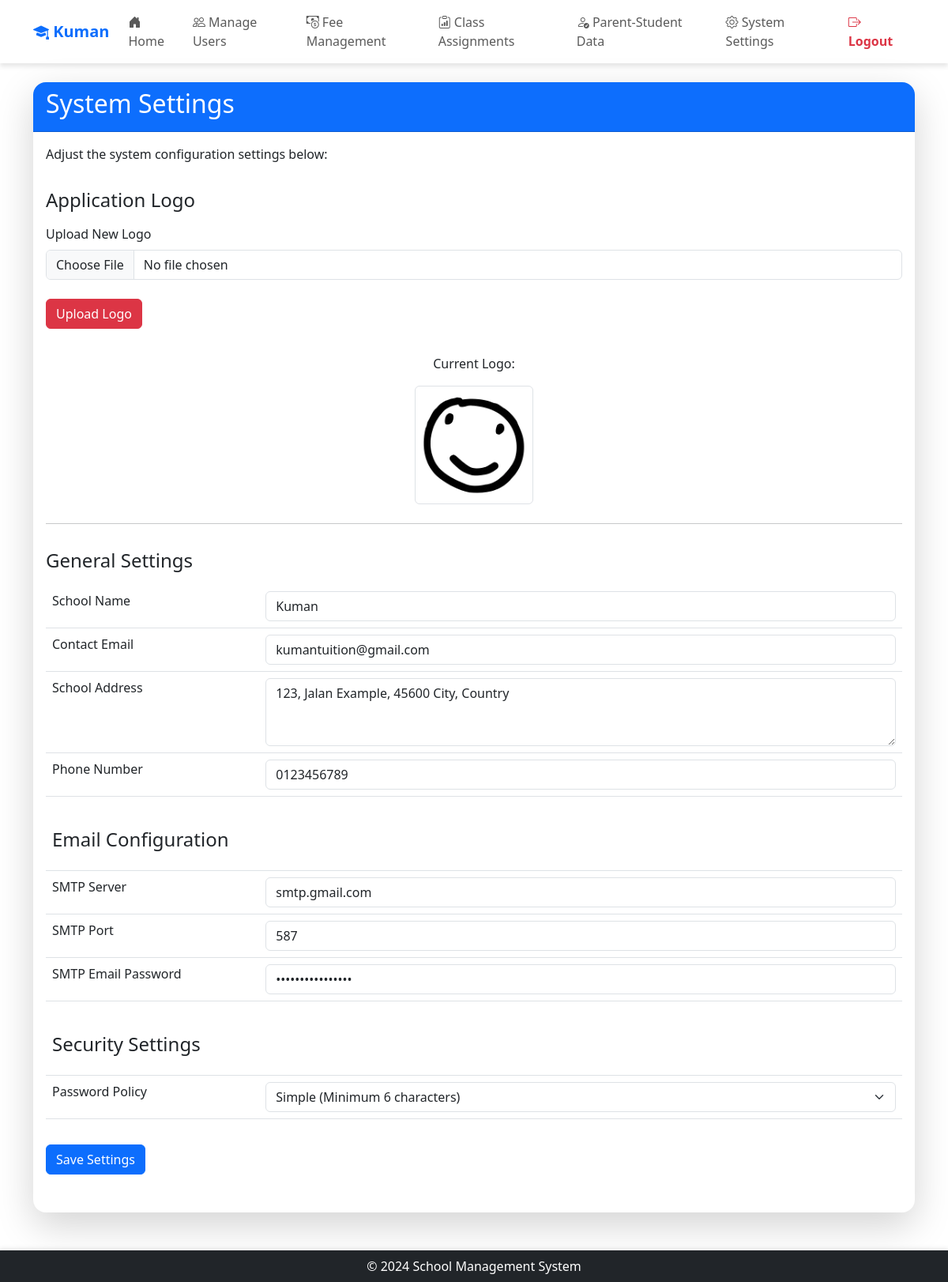
/admin/system-settings (signed in), run on the app's committed database.
### app/models/models.py (models this page shows)
class Settings(db.Model):
    __tablename__ = 'Settings'
    setting_key = db.Column('SettingKey', db.String, primary_key=True)
    setting_value = db.Column('SettingValue', db.String, nullable=False)
    description = db.Column('Description', db.String, nullable=False)
    category = db.Column('Category', db.String, nullable=False)

### app/routes/admin/settings.py (the view)
@admin.route('/system-settings', methods=['GET', 'POST'])
@login_required
@role_required('1')
def system_settings():
    settings = {
        setting.setting_key: setting.setting_value for setting in Settings.query.all()}
    return render_template('admin/system_settings.html', settings=settings, app_name=app_name())

### app/__init__.py (called while the page is built)
@login_manager.user_loader
def load_user(user_id):
    from .models.models import User
    return User.query.get(user_id)

### app/routes/routes.py (called while the page is built)
def app_name():
    app_name = "School Management System"
    with current_app.app_context():
        setting = Settings.query.filter_by(setting_key='school_name').first()
        if setting and setting.setting_value:
            app_name = setting.setting_value
    return app_name

def role_required(*roles):
    def decorator(f):
        @wraps(f)
        def decorated_function(*args, **kwargs):
            if not current_user.is_authenticated or current_user.role_id not in roles:
                abort(403)  # Forbidden access if role does not match
            return f(*args, **kwargs)
        return decorated_function
    return decorator

### app/templates/admin/system_settings.html (shortened to what this page needs)
{% extends "share/dashboard.html" %}
{% block card_title %}System Settings{% endblock %}
{% block card_content %}
<p>Adjust the system configuration settings below:</p>
<h4>Application Logo</h4>
<form action="{{ url_for('admin.update_logo') }}" method="post" enctype="multipart/form-data">
    <div class="mb-3">
        <label for="app_logo" class="form-label">Upload New Logo</label>
        <input type="file" class="form-control" id="app_logo" name="app_logo" accept="image/*" required>
    </div>
    <button type="submit" class="btn btn-danger mt-2">Upload Logo</button>
</form>
<div class="text-center mt-3">
    <p>Current Logo:</p>
    <img src="{{ url_for('static', filename='logo.png') }}" alt="Current Logo" class="img-thumbnail" width="150">
</div>
<hr class="my-4">
<h4>General Settings</h4>
<form action="{{ url_for('admin.update_settings') }}" method="post">
    <table class="table">
        <tr>
            <td><label for="school_name" class="form-label">School Name</label></td>
            <td><input type="text" class="form-control" id="school_name" name="school_name" value="{{ settings['school_name'] }}" required></td>
        </tr>
        <tr>
            <td><label for="contact_email" class="form-label">Contact Email</label></td>
            <td><input type="email" class="form-control" id="contact_email" name="contact_email" value="{{ settings['contact_email'] }}" required></td>
        </tr>
        <tr>
            <td><label for="address" class="form-label">School Address</label></td>
            <td><textarea class="form-control" id="address" name="address" rows="3" required>{{ settings['address'] }}</textarea></td>
        </tr>
        <tr>
            <td><label for="contact_number" class="form-label">Phone Number</label></td>
            <td>
                <input type="tel" class="form-control" id="contact_number" name="contact_number"
                       value="{{ settings['contact_number'] }}" pattern="^\+?[0-9]{1,15}$"
                       placeholder="e.g., +1234567890" required>
            </td>
        </tr>
        <tr><th colspan="2"><h4>Email Configuration</h4></th></tr>
        <tr>
            <td><label for="smtp_server" class="form-label">SMTP Server</label></td>
            <td><input type="text" class="form-control" id="smtp_server" name="smtp_server" value="{{ settings['smtp_server'] }}" required></td>
        </tr>
        <tr>
            <td><label for="smtp_port" class="form-label">SMTP Port</label></td>
            <td><input type="number" class="form-control" id="smtp_port" name="smtp_port" value="{{ settings['smtp_port'] }}" min="1" required></td>
        </tr>
        <tr>
            <td><label for="smtp_email_password" class="form-label">SMTP Email Password</label></td>
            <td><input type="password" class="form-control" id="smtp_email_password" name="smtp_email_password" value="{{ settings['smtp_email_password'] }}" required></td>
        </tr>
        <tr><th colspan="2"><h4>Security Settings</h4></th></tr>
        <tr>
            <td><label for="password_policy" class="form-label">Password Policy</label></td>
            <td>
                <select class="form-select" id="password_policy" name="password_policy" required>
                    <option value="simple" {% if settings['password_policy'] == 'simple' %}selected{% endif %}>Simple (Minimum 6 characters)</option>
                </select>
            </td>
        </tr>
    </table>
    <button type="submit" class="btn btn-primary mt-3">Save Settings</button>
</form>
{% endblock %}

### app/templates/share/dashboard.html (shortened to what this page needs)
<!DOCTYPE html>
<html lang="en">
  <head>
    <link href="https://cdn.jsdelivr.net/npm/bootstrap@5.3.0-alpha1/dist/css/bootstrap.min.css" rel="stylesheet" />
    <link href="https://cdn.jsdelivr.net/npm/bootstrap-icons/font/bootstrap-icons.css" rel="stylesheet" />
  </head>
  <body>
    <header class="navbar navbar-expand-lg navbar-light">
      <div class="container">
        <a class="navbar-brand text-primary fw-bold"
          href="{% if current_user.role_id == '1' %}
                    {{ url_for('admin.dashboard') }}
                {% elif current_user.role_id == '2' %}
                    {{ url_for('teacher.dashboard') }}
                {% elif current_user.role_id == '3' %}
                    {{ url_for('parent.dashboard') }}
                {% elif current_user.role_id == '4' %}
                    {{ url_for('accountant.dashboard') }}
                {% else %}
                    {{ url_for('views.home') }}
                {% endif %}">
          <i class="bi bi-mortarboard-fill"></i> {{ app_name }}
        </a>
        <div class="collapse navbar-collapse" id="navbarNav">
          <ul class="navbar-nav me-auto">
            <li class="nav-item">
              <a class="nav-link"
                 href="{% if current_user.role_id == '1' %}
                          {{ url_for('admin.dashboard') }}
                       {% elif current_user.role_id == '2' %}
                          {{ url_for('teacher.dashboard') }}
                       {% elif current_user.role_id == '3' %}
                          {{ url_for('parent.dashboard') }}
                       {% elif current_user.role_id == '4' %}
                          {{ url_for('accountant.dashboard') }}
                       {% else %}
                          {{ url_for('views.home') }}
                       {% endif %}">
                <i class="bi bi-house-door-fill"></i> Home
              </a>
            </li>
            {% if current_user.role_id == '1' %}
              <li class="nav-item">
                <a class="nav-link" href="{{ url_for('admin.manage_users') }}">
                  <i class="bi bi-people"></i> Manage Users
                </a>
              </li>
              <li class="nav-item">
                <a class="nav-link" href="{{ url_for('admin.fee_management') }}">
                  <i class="bi bi-cash-coin"></i> Fee Management
                </a>
              </li>
              <li class="nav-item">
                <a class="nav-link" href="{{ url_for('admin.class_assignments') }}">
                  <i class="bi bi-clipboard-data"></i> Class Assignments
                </a>
              </li>
              <li class="nav-item">
                <a class="nav-link" href="{{ url_for('admin.parent_student') }}">
                  <i class="bi bi-person-check"></i> Parent-Student Data
                </a>
              </li>
              <li class="nav-item">
                <a class="nav-link" href="{{ url_for('admin.system_settings') }}">
                  <i class="bi bi-gear"></i> System Settings
                </a>
              </li>
            {% endif %}
          </ul>
          <ul class="navbar-nav ms-auto">
            <li class="nav-item">
              <a class="nav-link text-danger fw-bold" href="{{ url_for('auth.logout') }}">
                <i class="bi bi-box-arrow-right"></i> Logout
              </a>
            </li>
          </ul>
        </div>
      </div>
    </header>
    <main class="container mt-4">
      <div class="card border-0 shadow-lg rounded-4">
        <div class="card-header text-white bg-primary rounded-top-4">
          <h2>{% block card_title %} {% endblock %}</h2>
        </div>
        <div class="card-body">
          {% block card_content %} {% endblock %}
        </div>
      </div>
    </main>
    <footer class="bg-dark text-white py-2 mt-5 text-center sticky-footer">
      <div class="container">
        <p class="m-0">&copy; 2024 School Management System</p>
      </div>
    </footer>
  </body>
</html>

### app/templates/share/dashboard.html (style rules this page uses)
html, body { height: 100%; }
body { display: flex; flex-direction: column; min-height: 100vh; }
main { flex: 1; }
.navbar { background: rgba(255, 255, 255, 0.9); box-shadow: 0 4px 6px rgba(0, 0, 0, 0.1); }
.navbar-nav .nav-link { font-weight: 500; transition: 0.3s; }
.sticky-footer { position: sticky; bottom: 0; width: 100%; box-shadow: 0 -2px 6px rgba(0, 0, 0, 0.1); }

### app/templates/admin/system_settings.html (style rules this page uses)
h4 { margin-top: 2rem; margin-bottom: 1rem; }
form { margin-bottom: 2rem; }
hr { margin: 2rem 0; }
table { margin-bottom: 2rem; }

### data on the page
Settings: SettingValue "Kuman", school_name "Kuman"
Settings: contact_email "kumantuition@gmail.com"
Settings: address "123, Jalan Example, 45600 City, Country"
Settings: contact_number "0123456789"
Settings: smtp_server "smtp.gmail.com"
Settings: smtp_port "587"
Settings: password_policy "Simple (Minimum 6 characters)"
